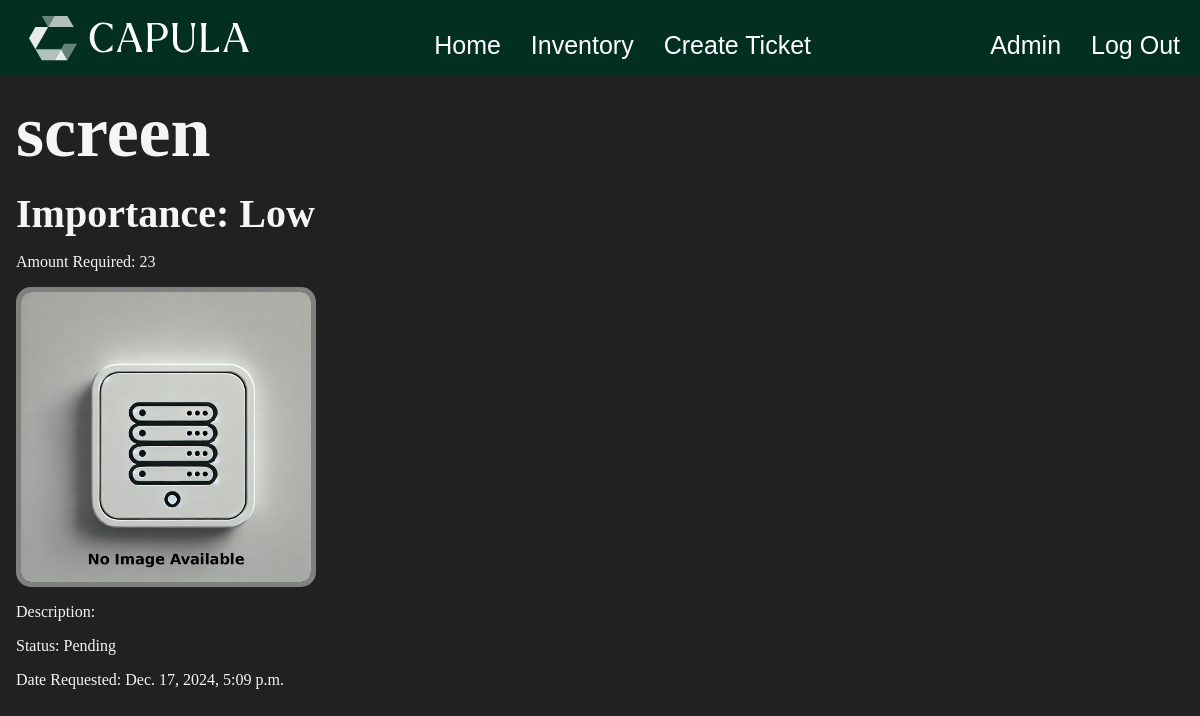
/inventory/screen (signed in), run on the app's committed database.
### inventory/models.py (models this page shows, shortened)
class Stock(models.Model): # Stock is the name of the model
    id = models.AutoField(primary_key=True)
    name = models.CharField(max_length=75)
    description = models.TextField(max_length=500, blank=True, null=True)
    amount = models.DecimalField(
        max_digits=10,
        decimal_places=0
    )
    IMPORTANCE_CHOICES = [
        ('Low', 'Low'),
        ('Medium', 'Medium'),
        ('High', 'High'),
    ]
    importance = models.CharField(max_length=6, choices=IMPORTANCE_CHOICES, default='Low')
    STATUS_CHOICES = [
        ('Ordered', 'Ordered'),
        ('Denied', 'Denied'),
        ('Pending', 'Pending'),
    ]
    status = models.CharField(max_length=7, choices=STATUS_CHOICES, default='Pending')
    createdAt = models.DateTimeField(auto_now_add=True)
    banner = models.ImageField(default='fallback.png',null=True, blank=True)  # Pillow installed first using terminal
    createdBy = models.ForeignKey(User, on_delete=models.CASCADE, default=None) # this means should the user be deleted so will their posts
    slug = models.SlugField(unique=True, blank=True)

### inventory/views.py (the view)
# urls.py: path('<slug:slug>', views.item_page, name = "page"),
@login_required(login_url="/users/login/")
def item_page(request, slug): #recieved slug from urls.py
    stock = Stock.objects.get(slug=slug)
    return render(request, 'inventory/item_page.html', {'stock': stock})

### inventory/templates/inventory/item_page.html (shortened to what this page needs)
{% extends 'layout.html' %}
{% block content %}
    <section>
        <h1>{{ stock.name }}</h1>
        <h2>Importance: {{ stock.importance}}</h2>
        <p>Amount Required: {{ stock.amount }}</p>
        <img
         class="banner"
         src ="{{ stock.banner.url }}"
         alt ="Image Not Available"
        />
        <p>Description: {{ stock.description }}</p>
        <p>Status: {{ stock.status }}</p>
        <p>Date Requested: {{ stock.createdAt }}</p>
    </section>
{% endblock %}

### static/CSS/style.css (style rules this page uses)
html { font-size: 16px; }
* { margin: 0; padding: 0; box-sizing: border-box; }
body { min-height: 100vh; background-color: #212121; color: whitesmoke; font-size: 3rem; }
section { display: flex; flex-flow: column; gap: 1rem; }
h2 { font-size: 2.5rem; }
p { font-size: 1rem; }
.banner { display: block; width: 100%; max-width: 300px; border-style: solid; border-width: 5px; border-color: grey; border-radius: 5%; }

### data on the page
Stock: name "screen", importance "Low", amount "23", banner (picture), status "Pending", createdAt "Dec. 17, 2024, 5:09 p.m."
